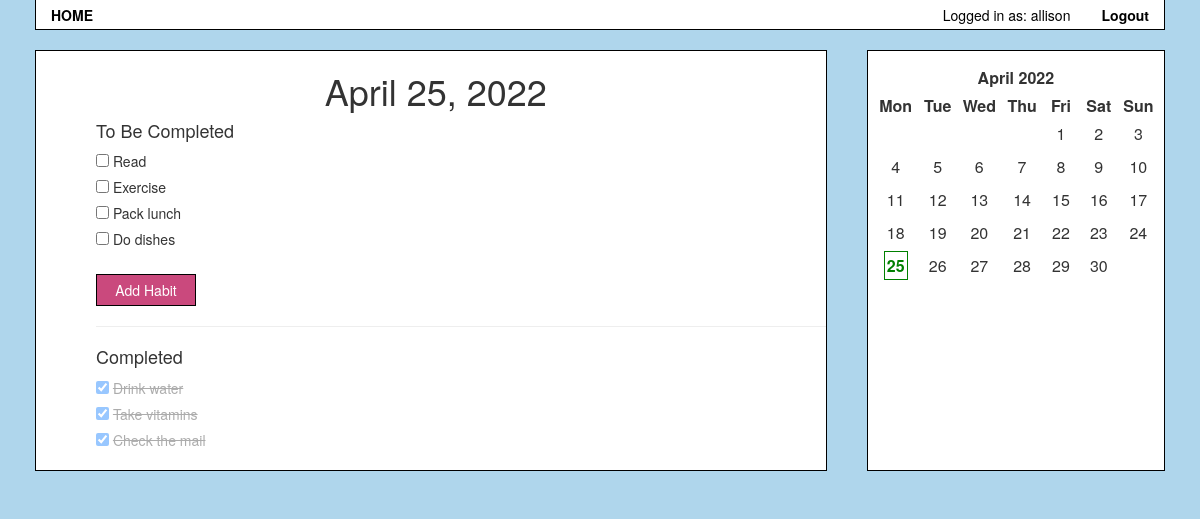
The app's page /index (signed in) with its own data.
### app/models.py (models this page shows, shortened)
class User(UserMixin, db.Model):
    id = db.Column(db.Integer, primary_key=True)
    username = db.Column(db.String(64), index=True, unique=True)
    email = db.Column(db.String(120), index=True, unique=True)
    password_hash = db.Column(db.String(128))
    habits = db.relationship('Habit', cascade='all, delete', backref='user')

class Habit(db.Model):
    id = db.Column(db.Integer, index=True, primary_key=True)
    name = db.Column(db.String(120), index=True)
    date = db.Column(db.Date, index=True)
    completed = db.Column(db.Boolean)
    user_id = db.Column(db.Integer, db.ForeignKey('user.id'))
    def __repr__(self):
        return '<Habit {}>'.format(self.name)

### app/routes.py (the view)
@app.route('/')
@app.route('/index')
def index():
    if current_user.is_anonymous:
        return redirect(url_for('login'))
    today = date.today()
    strdate = today.strftime('%B %d, %Y')
    habits = Habit.query.filter_by(user_id=current_user.id)
    checkedHabits = Habit.query.filter_by(user_id=current_user.id, completed=True, date=today).all()
    uncheckedHabits = []
    for habit in habits:
        if habit not in checkedHabits:
            uncheckedHabits.append(habit)
    print(uncheckedHabits)
    print(checkedHabits)
    month = getMonthCalendar()
    return render_template('index.html', title='Habit Tracker',
    date=strdate, month=month,
    habits=uncheckedHabits, completedHabits=checkedHabits)

### app/helpers.py (called while the page is built)
def getMonthCalendar():
    today = date.today()
    month, year = today.month, today.year
    monthCal = calendar.HTMLCalendar(firstweekday=0)
    calHTML = monthCal.formatmonth(year, month)
    editDate = '>' + str(today.day) + '<'
    display = '><b><span class="today">' + str(today.day) + '</span></b><'
    editedCal = calHTML.replace(str(editDate), display)
    return editedCal

### app/models.py (called while the page is built)
@login.user_loader
def load_user(id):
    return User.query.get(int(id))

### app/templates/index.html (shortened to what this page needs)
{% extends 'bootstrap/base.html' %}
{% block styles %}
{{super()}}
<link rel="stylesheet" href="{{ url_for('static', filename='style.css') }}">
{% endblock %}
{% block content %}
<div class="container">
<div class="main">
{% if current_user.is_anonymous %}
<div class="content">
<p><a class="navlink" href="{{ url_for('login') }}">Login</a> to view habits.</p>
</div>{% else %}
{% include 'viewHabits.html' %}
{% endif %}
{% include 'sidebar.html' %}
</div>
{% endblock %}

### app/templates/header.html (shortened to what this page needs)
{% block head %}
<head>
    <div class="navbar">
        <a class="navlink" href="/">HOME</a>
        <div class="right">
        {% if current_user.is_anonymous %}
        <a class="navlink" href="{{ url_for('login') }}">Login</a>
        {% else %}
        Logged in as: {{ current_user.username }}
        <a class="navlink" href="{{ url_for('logout') }}">Logout</a>
        {% endif %}
        </div>
    </div>
</head>
{% endblock %}

### app/templates/viewHabits.html (shortened to what this page needs)
{% block content %}
<div class="content">
    <h1 class="center">{{ date }}</h1>
    <div class="habits">
    <h4>To Be Completed</h4>
    {% for habit in habits %}
    <input type="checkbox" class="habit" id="habit" name="{{habit.id}}">
    <label for="{{habit.id}}">{{ habit.name }}</label>
    {% if showDelete == true %} - <a class="delete-button" name="{{habit.id}}">[DELETE]</a>{% endif %}<br />
    {% endfor %}
    <br />
    <div>
        <a data-target="#habit-modal" role="button" class="btn" data-toggle="modal"><span class="">Add Habit</span></a>
    </div>
    {% if completedHabits %}
    <hr>
    <h4>Completed</h4>
    <div class="completed-habits">
    {% for habit in completedHabits %}
    <input type="checkbox" class="habit" id="habit" name="{{habit.id}}" checked>
    <label class="completed" for="{{habit.id}}">{{ habit.name }}</label><br />
    {% endfor %}
    </div>
    {% endif %}
    </div>
    </div>
</div>
{% endblock %}

### app/templates/sidebar.html
<div class="sidebar">
    <div class="calendar-display">
        {{ month | safe }}
    </div>
</div>

### app/static/style.css (style rules this page uses)
.navbar { background-color: white; border: 1px solid black; border-top: transparent; border-radius: 0; margin-left: 35px; margin-right: 35px; padding-top: 5px; padding-left: 15px; padding-right: 15px; margin-bottom: 0px; font-weight: bold; min-height: 30px; }
.navlink, .navlink:hover { color: black; font-weight: bold; padding: 0px; }
.right { float: right; color: black; font-weight: normal; }
body { background-color: rgb(175, 214, 236); margin: 0px; padding: 0px; }
label { font-weight: normal; }
.container { display: flex; flex-direction: row; width: 100%; }
.sidebar, .main { display: flex; flex-direction: column; margin: 20px; border: 1px solid black; background-color: white; padding-bottom: 15px; }
.sidebar { flex-grow: 1; width: 200px; }
.main { flex-grow: 5; width: 300px; }
.content { padding-left: 10px; }
.center { text-align: center; }
.habits { padding-left: 50px; font-weight: normal; }
.completed-habits { opacity: 40%; }
.completed { text-decoration: line-through; }
.btn, .btn:hover, .btn:active { background-color: rgb(202, 73, 125); border: 1px solid black; padding: 5px; width: 100px; color: white; border-radius: 0; }
.calendar-display { margin: 5px; }
th { text-align: center; }
th.month { padding-top: 10px; padding-bottom: 5px; width: 50%; margin: 5px auto; text-align: center; }
.month { text-align: center; }
td { padding: 5px; }
.today { color: green; padding: 2px; border: 1px solid green; }

### records on screen
User: username "allison"
Habit: name "Read"
Habit: name "Exercise"
Habit: name "Pack lunch"
Habit: name "Do dishes"
Habit: name "Drink water"
Habit: name "Take vitamins"
Habit: name "Check the mail"

### other values on screen
{{ month | safe }} "April 2022 Mon Tue Wed Thu Fri Sat Sun 1 2 3 4 5 6 7 8 9 10 11 12 13 14 15 16 17 18 19 20 21 22 23 24 25 26 27 28 29 30"
